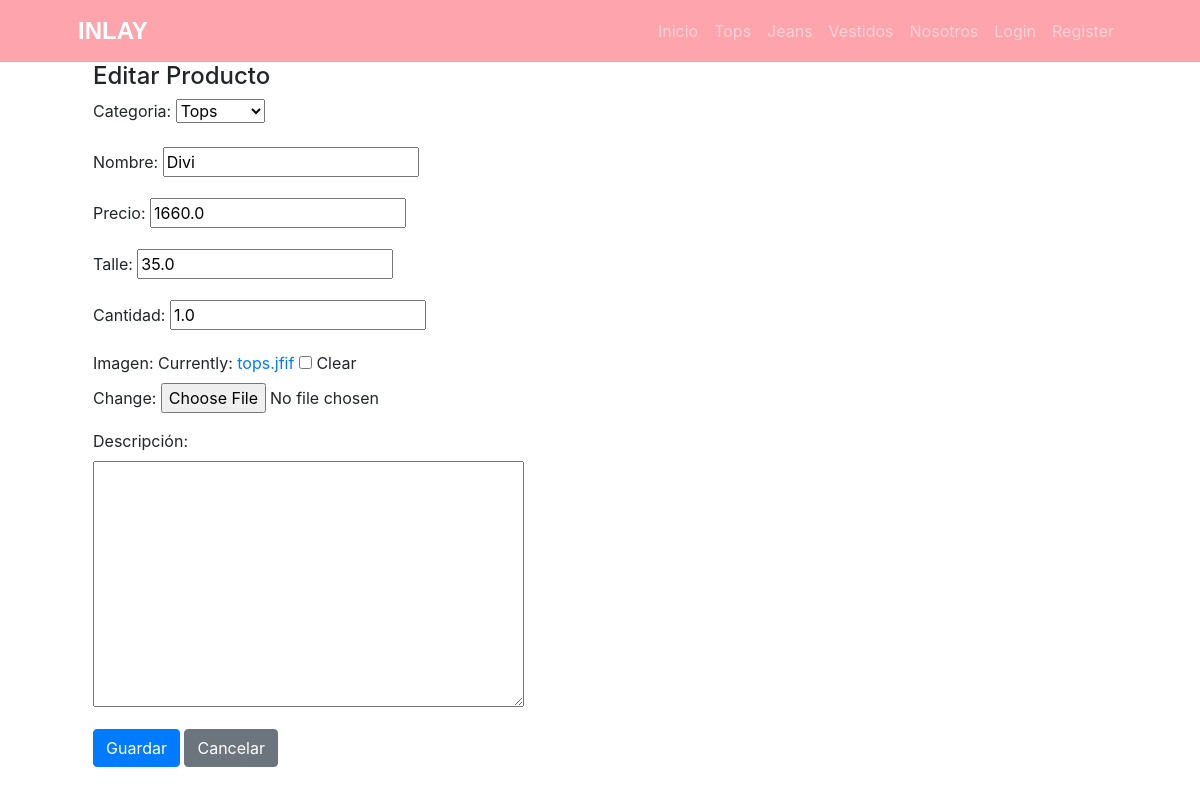
Screenshot of /producto/update/tops/7 with the database file from the repository.
### core/models.py (models this page shows, shortened)
class Producto(models.Model):
    categoria_id = models.ForeignKey(ProductoCategoria, null=True, blank=True, on_delete=models.SET_NULL)
    nombre = models.CharField(max_length=100)
    precio = models.FloatField()
    talle = models.FloatField()
    cantidad = models.FloatField()
    descripcion = models.TextField(null=True, blank=True, verbose_name = "descripción")
    fecha_actualizacion = models.DateField(null=True, blank=True, default=timezone.now(), editable=False, verbose_name = "fecha de actualización")
    imagenProducto = models.ImageField(null=True, blank=True, upload_to="")
    class meta:
        verbose_name = "producto"
        verbose_name_plural = "productos"

### core/views.py (the view)
# urls.py: path("producto/update/tops/<int:pk>", views.ProductoUpdateTops.as_view(), name="producto_update_tops"),
class ProductoUpdateTops(UpdateView):
    model = Producto
    context_object_name = "tops"
    form_class = ProductoForm
    success_url = reverse_lazy("core:producto_list_tops")
    template_name = "core/producto_tops_form.html"

### core/forms.py
class ProductoForm(forms.ModelForm):
    class Meta:
        model = Producto
        fields = "__all__"

### core/models.py (called while the page is built)
    def __str__(self):
        return self.nombre

### core/templates/core/producto_tops_form.html (shortened to what this page needs)
{% extends 'core/base.html' %}
{% block content %}
<div class="container">
    <h4>Editar Producto</h4>
    <div class="row">
        <div class="col-md-6">
            <form method="post">
                <div class="form-group">
                  <label for="{{ form.categoria_id.id_for_label }}">Categoria:</label>
                  {{ form.categoria_id }}
                </div>
                <div class="form-group">
                    <label for="{{ form.nombre.id_for_label }}">Nombre:</label>
                    {{ form.nombre }}
                </div>
                <div class="form-group">
                  <label for="{{ form.precio.id_for_label }}">Precio:</label>
                  {{ form.precio }}
                </div>
                <div class="form-group">
                  <label for="{{ form.talle.id_for_label }}">Talle:</label>
                  {{ form.talle }}
                </div>
                <div class="form-group">
                  <label for="{{ form.cantidad.id_for_label }}">Cantidad:</label>
                  {{ form.cantidad }}
                </div>
                <div class="form-group">
                  <label for="{{ form.imagenProducto.id_for_label }}">Imagen:</label>
                  {{ form.imagenProducto }}
                </div>
                <div class="form-group">
                    <label for="{{ form.descripcion.id_for_label }}">Descripción:</label>
                    {{ form.descripcion }}
                </div>
                <button type="submit" class="btn btn-primary">Guardar</button>
                <a href="{% url 'core:producto_list_tops' %}" class="btn btn-secondary">Cancelar</a>
            </form>
        </div>
    </div>
</div>
{% endblock content %}

### rows the page displays
Producto: categoria_id "Tops", nombre "Divi", precio "1660.0", talle "35.0", cantidad "1.0"
